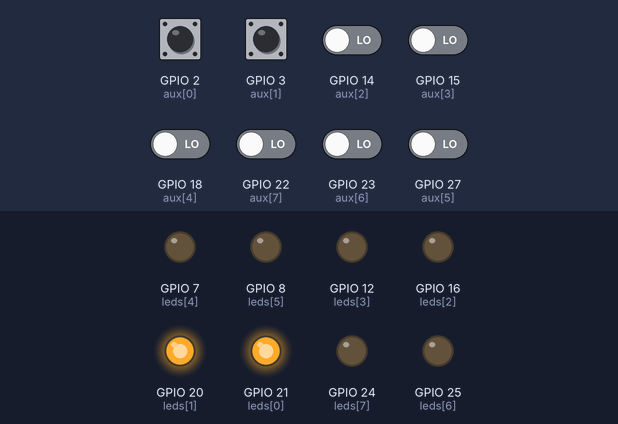
Bench run of a program on a simulated Raspberry Pi (BCM pin numbers). On the bench: output pins drawn as LEDs (lit = HIGH). Inputs (shaded band) come from the test bench; at power-on: GPIO 2 (aux[0]), GPIO 3 (aux[1]) HIGH, GPIO 14 (aux[2]), GPIO 15 (aux[3]), GPIO 18 (aux[4]), GPIO 22 (aux[7]), GPIO 23 (aux[6]), GPIO 27 (aux[5]) LOW.

Above: at 1.2 s.
1.3 s: GPIO 2 (aux[0]) pulled LOW for 1.9 s
At 2.8 s:
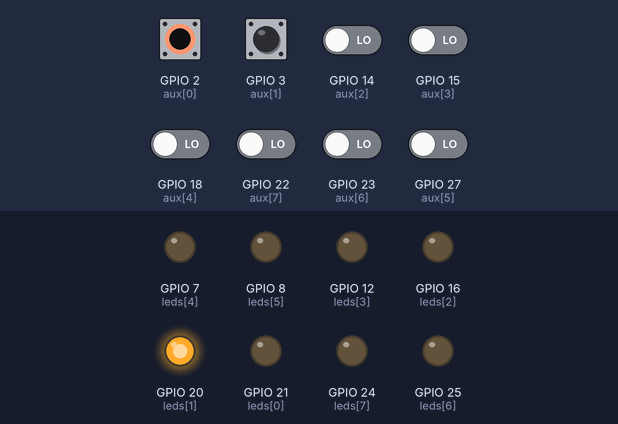
4.7 s: GPIO 14 (aux[2]) driven HIGH
At 5.7 s:
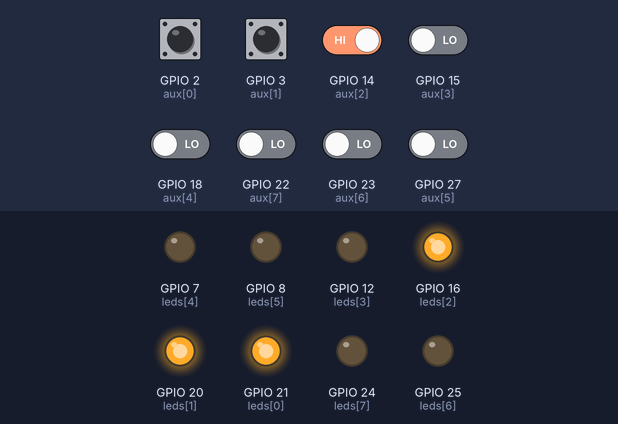
6.9 s: GPIO 3 (aux[1]) pulled LOW for 1.9 s
At 9.2 s:
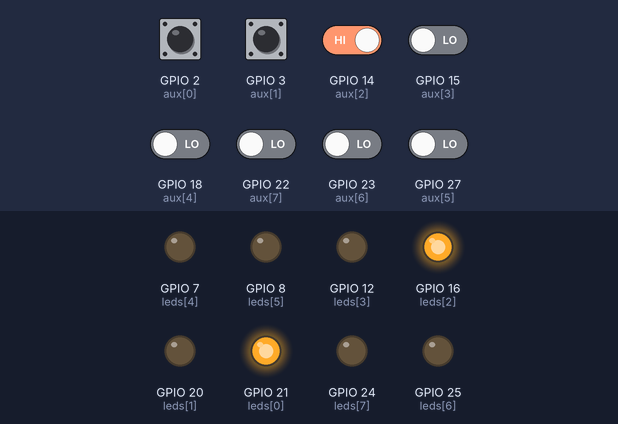
11.3 s: GPIO 15 (aux[3]) driven HIGH
At 13.1 s:
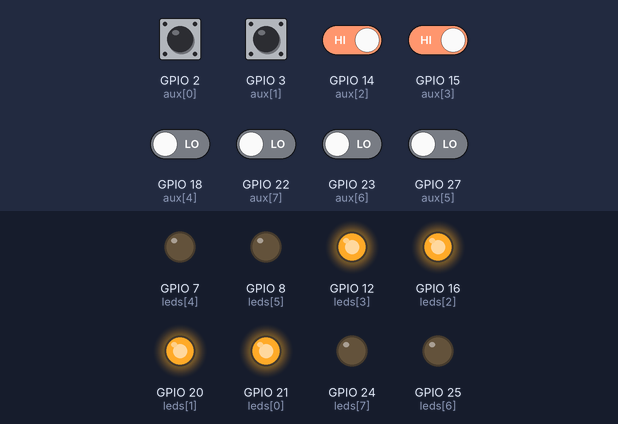
13.5 s: GPIO 18 (aux[4]) driven HIGH
At 14.5 s:
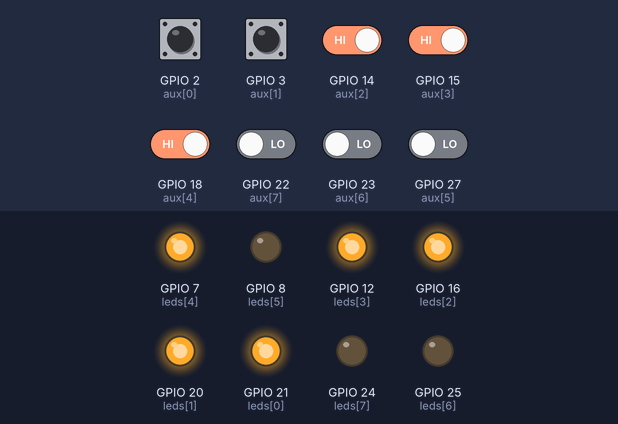
15.7 s: GPIO 22 (aux[7]) driven HIGH
At 16.2 s:
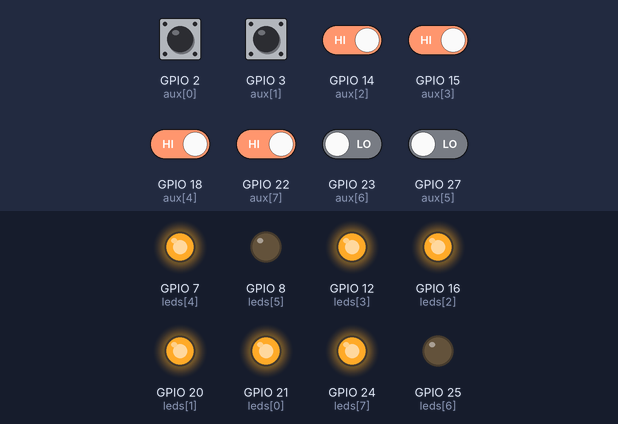
Timing chart, 0 to 18.7 s (numbered marks = the images above; inputs shaded):
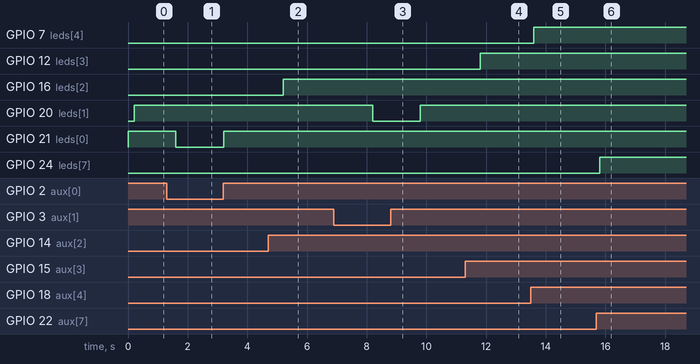

The program:

2-3-aux.py
```python
import RPi.GPIO as GPIO
import time
GPIO.setmode(GPIO.BCM)

leds = [21, 20, 16, 12, 7, 8, 25, 24]
aux = [2, 3, 14, 15, 18, 27,23, 22]
GPIO.setup (leds, GPIO.OUT)
GPIO.setup (aux, GPIO.IN)

while True:
    for i in range (0, 8):
        GPIO.output (leds[i], GPIO.input(aux[i]))
        time.sleep (0.2)                                                                                                                                                                                                                                                                           
```

Measured:
- after the input at 1.3 s, GPIO 21 (leds[0]): HIGH → LOW after 0.30 s, → HIGH 1.6 s later
- after the input at 4.7 s, GPIO 16 (leds[2]): LOW → HIGH after 0.50 s
- after the input at 6.9 s, GPIO 20 (leds[1]): HIGH → LOW after 1.3 s, → HIGH 1.6 s later
- after the input at 11.3 s, GPIO 12 (leds[3]): LOW → HIGH after 0.50 s
- after the input at 13.5 s, GPIO 7 (leds[4]): LOW → HIGH after 0.10 s
- after the input at 15.7 s, GPIO 24 (leds[7]): LOW → HIGH after 0.10 s
